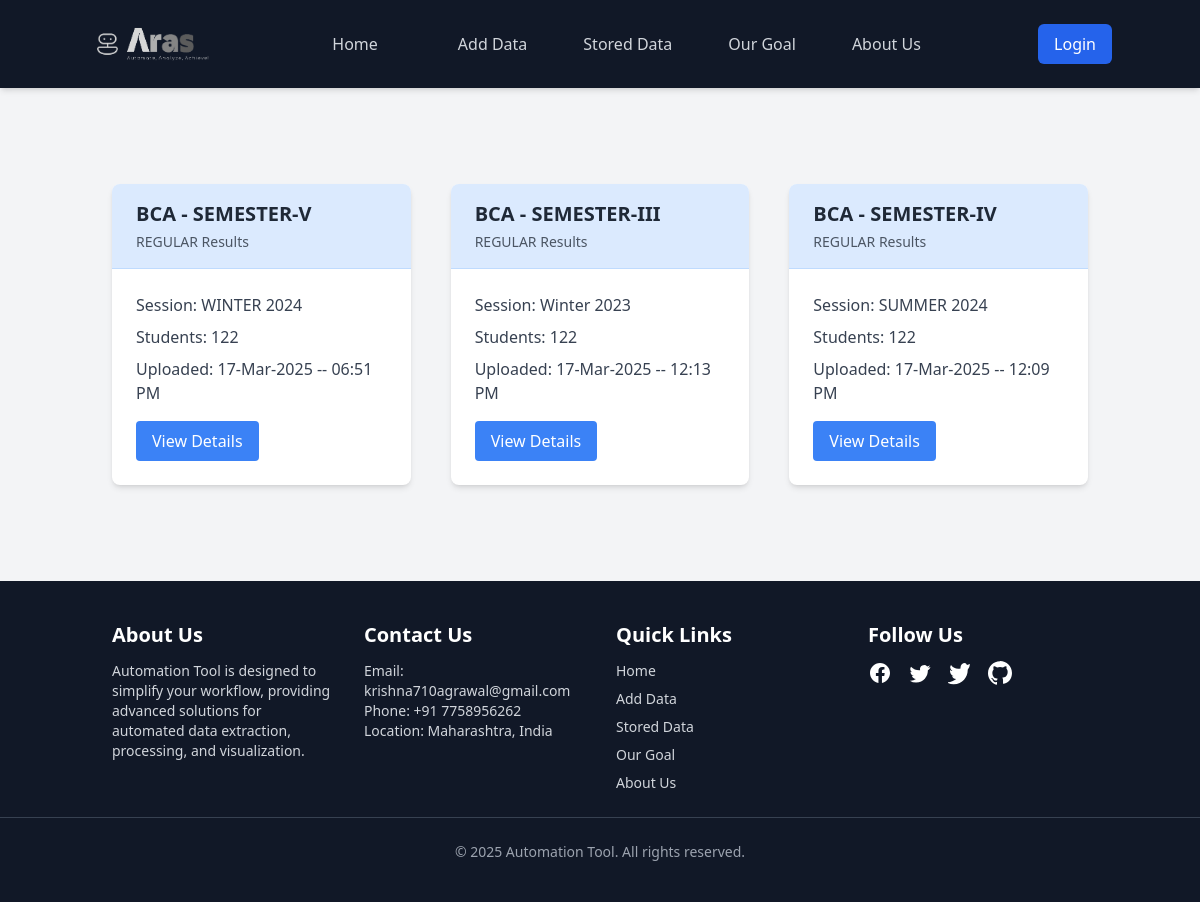
Page /available_data_cards on the earlier database version.
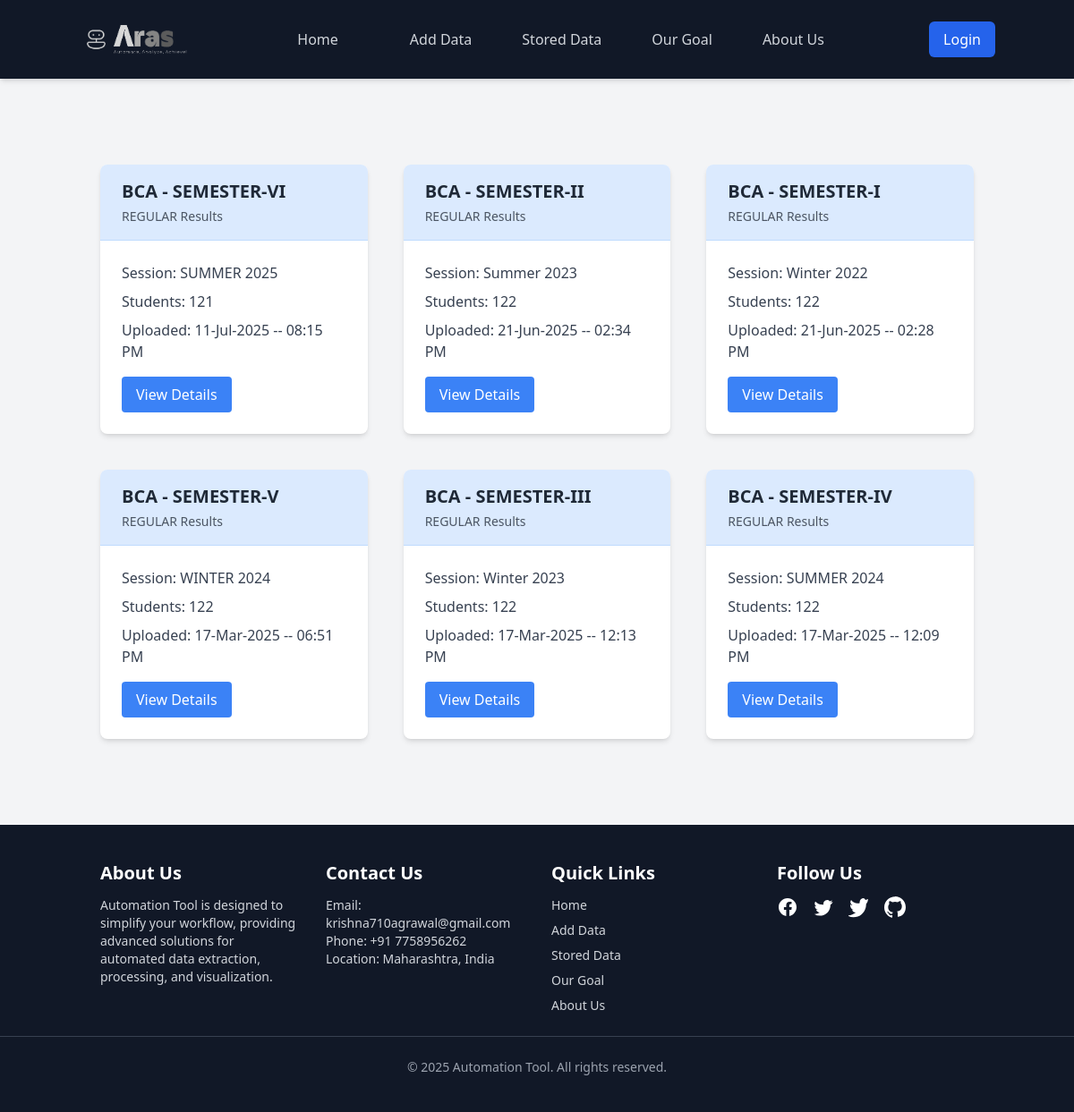
Same page on the later database version.
### model.py (models this page shows, shortened)
class DataBatch(db.Model):
    __tablename__ = 'data_batch'
    id = db.Column(db.Integer, primary_key=True)
    course_name = db.Column(db.String(50), nullable=True)  # Now accepts None
    semester = db.Column(db.String(20), nullable=True)       # Now accepts None
    session = db.Column(db.String(20), nullable=True)        # Now accepts None
    type = db.Column(db.Enum(DataBatchType), nullable=True)  # Now accepts None
    timestamp = db.Column(
        db.DateTime(timezone=True),
        default=lambda: datetime.now(IST)
    )
    students = db.relationship(
        'Student',
        backref='data_batch',
        lazy=True,
        cascade="all, delete-orphan"
    )

### main.py (the view)
@app.route('/available_data_cards', methods=['GET'])
def available_data_cards():
    batches = DataBatch.query.order_by(DataBatch.timestamp.desc()).all()
    cards = []
    for batch in batches:
        cards.append({
            'batch_id': batch.id,
            'course_name': batch.course_name,
            'semester': batch.semester,
            'session': batch.session,
            'type': batch.type.value.upper(),
            'timestamp': batch.timestamp.strftime('%d-%b-%Y -- %I:%M %p'),
            'student_count': len(batch.students)
        })
    return render_template('available_data_cards.html', cards=cards)

### templates/available_data_cards.html (shortened to what this page needs)
{% extends "base.html" %}
{% block content %}
<div class="container mx-auto my-8 px-4 py-8">
    <div class="grid grid-cols-1 sm:grid-cols-2 md:grid-cols-3 gap-6">
        {% for card in cards %}
        <div class="bg-white rounded-lg shadow-md overflow-hidden transition-all duration-300 transform hover:scale-105 m-2">
            <div class="bg-blue-100 px-6 py-4 border-b border-blue-200">
                <h3 class="text-xl font-bold">
                    {{ card.course_name }} - {{ card.semester }}
                </h3>
                <p class="text-sm text-gray-600 mt-1">
                    {{ card.type }} Results
                </p>
            </div>
            <div class="p-6">
                <div class="space-y-2">
                    <p class="text-gray-700">
                        <span class="font-medium">Session:</span>
                        {{ card.session }}
                    </p>
                    <p class="text-gray-700">
                        <span class="font-medium">Students:</span>
                        {{ card.student_count }}
                    </p>
                    <p class="text-gray-700">
                        <span class="font-medium">Uploaded:</span>
                        {{ card.timestamp }}
                    </p>
                </div>
                <div class="mt-4">
                    <a href="{{ url_for('view_batch', batch_id=card.batch_id) }}"
                       class="inline-block bg-blue-500 hover:bg-blue-600 text-white px-4 py-2 rounded transition-colors duration-300">
                        View Details
                    </a>
                </div>
            </div>
        </div>
        {% endfor %}
    </div>
</div>
{% endblock %}

### templates/base.html (shortened to what this page needs)
<!DOCTYPE html>
<html lang="en">
<head>
  <script src="https://unpkg.com/@tailwindcss/browser@4"></script>
  <script src="https://cdn.tailwindcss.com"></script>
  <link rel="stylesheet" href="{{ url_for('static', filename='css/styles.css') }}">
</head>
<body class="bg-gray-100 text-gray-800 flex flex-col min-h-screen">
<nav class="bg-gray-900 p-4 shadow-md w-full">
  <div class="container mx-auto flex justify-between items-center">
    <a href="{{ url_for('home') }}" class="flex items-center">
      <img src="{{ url_for('static', filename='images/Logo.png') }}" alt="Website Logo" class="h-14 w-auto">
    </a>
    <ul id="menu"
        class="hidden z-1 md:flex md:space-x-6 absolute md:static bg-gray-900 md:bg-transparent w-full left-0 top-16 md:top-0 md:w-auto flex-col md:flex-row text-center md:text-center transition-all duration-300 ease-in-out opacity-0 md:opacity-100 scale-95 md:scale-100">
      <li><a href="{{ url_for('home') }}"
             class="block py-2 px-4 text-gray-300 hover:text-white transition duration-300">Home</a></li>
      <li><a href="{{ url_for('add') }}"
             class="block py-2 px-4 text-gray-300 hover:text-white transition duration-300">Add Data</a></li>
      <li><a href="{{ url_for('available_data_cards') }}"
             class="block py-2 px-4 text-gray-300 hover:text-white transition duration-300">Stored Data</a></li>
      <li><a href="{{ url_for('goal') }}"
             class="block py-2 px-4 text-gray-300 hover:text-white transition duration-300">Our Goal</a></li>
      <li><a href="{{ url_for('about_us') }}"
             class="block py-2 px-4 text-gray-300 hover:text-white transition duration-300">About Us</a></li>
    </ul>
    <div class="hidden md:flex space-x-4 items-center">
      {% if not current_user.is_authenticated %}
        <a href="{{ url_for('login') }}" class="bg-blue-600 hover:bg-blue-700 text-white px-4 py-2 rounded-md transition duration-300">
          Login
        </a>
      {% endif %}
    </div>
  </div>
</nav>
  <main class="flex-1 container mx-auto py-6">
    {% block content %}{% endblock %}
  </main>
 <footer class="bg-gray-900 text-white py-10 mt-auto">
    <div class="container mx-auto grid grid-cols-1 sm:grid-cols-2 lg:grid-cols-4 gap-8 px-6">
      <div>
        <h2 class="text-xl font-semibold mb-3">About Us</h2>
        <p class="text-sm text-gray-300">Automation Tool is designed to simplify your workflow, providing advanced
          solutions for automated data extraction, processing, and visualization.</p>
      </div>
      <div>
        <h2 class="text-xl font-semibold mb-3">Contact Us</h2>
        <ul class="text-sm text-gray-300">
          <li>Email: <a href="mailto:krishna710agrawal@gmail.com"
              class="hover:underline">krishna710agrawal@gmail.com</a></li>
          <li>Phone: <a href="tel:+917758956262" class="hover:underline">+91 7758956262</a></li>
          <li>Location: Maharashtra, India</li>
        </ul>
      </div>
      <div>
        <h2 class="text-xl font-semibold mb-3">Quick Links</h2>
        <ul class="text-sm text-gray-300 space-y-2">
          <li><a href="{{ url_for('home') }}" class="hover:text-gray-400 transition">Home</a></li>
          <li><a href="{{ url_for('add') }}" class="hover:text-gray-400 transition">Add Data</a></li>
          <li><a href="{{ url_for('available_data_cards') }}" class="hover:text-gray-400 transition">Stored Data</a></li>
          <li><a href="{{ url_for('goal') }}" class="hover:text-gray-400 transition">Our Goal</a></li>
          <li><a href="{{ url_for('about_us') }}" class="hover:text-gray-400 transition">About Us</a></li>
        </ul>
      </div>
      <div class="text-center sm:text-left">
        <h2 class="text-xl font-semibold mb-3">Follow Us</h2>
        <div class="flex justify-center sm:justify-start gap-4">
          <a href="#" class="hover:text-blue-400 transition"></a>
          <a href="#" class="hover:text-blue-500 transition"></a>
          <a href="#" class="hover:text-blue-600 transition"></a>
          <a href="#" class="hover:text-gray-400 transition"></a>
        </div>
      </div>
    </div>
    <hr class="border-gray-700 my-6">
    <p class="text-center text-gray-400 text-sm">&copy; 2025 Automation Tool. All rights reserved.</p>
  </footer>
</body>
</html>

### static/css/styles.css (style rules this page uses)
main { height: 100%; }

Differences in the rows shown:
added DataBatch: course_name "BCA", semester "SEMESTER-VI", type "REGULAR", session "SUMMER 2025", student_count "121", timestamp "11-Jul-2025 -- 08:15 PM"
added DataBatch: course_name "BCA", semester "SEMESTER-II", type "REGULAR", session "Summer 2023", student_count "122", timestamp "21-Jun-2025 -- 02:34 PM"
added DataBatch: course_name "BCA", semester "SEMESTER-I", type "REGULAR", session "Winter 2022", student_count "122", timestamp "21-Jun-2025 -- 02:28 PM"
